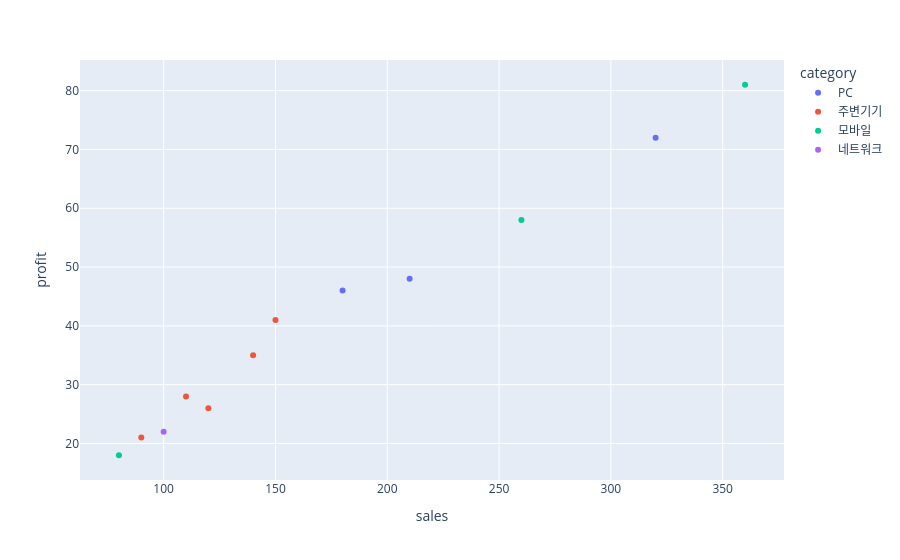

Notebook code cell kept with this figure:
### Code cell
fig = px.scatter(
    product_df,
    x='sales',
    y='profit',
    color='category',
    hover_name='product',
)

fig.show()

### Figure 1 — Plotly figure (JSON) as saved in the notebook; plotly's stock layout.template omitted (floating-point values rounded to 4 significant figures)
{"data": [{"hovertemplate": "<b>%{hovertext}</b><br><br>category=PC<br>sales=%{x}<br>profit=%{y}<extra></extra>", "hovertext": ["노트북", "모니터", "SSD"], "legendgroup": "PC", "marker": {"color": "#636efa", "symbol": "circle"}, "mode": "markers", "name": "PC", "orientation": "v", "showlegend": true, "x": [320, 210, 180], "xaxis": "x", "y": [72, 48, 46], "yaxis": "y", "type": "scatter"}, {"hovertemplate": "<b>%{hovertext}</b><br><br>category=주변기기<br>sales=%{x}<br>profit=%{y}<extra></extra>", "hovertext": ["키보드", "마우스", "헤드셋", "웹캠", "스피커"], "legendgroup": "주변기기", "marker": {"color": "#EF553B", "symbol": "circle"}, "mode": "markers", "name": "주변기기", "orientation": "v", "showlegend": true, "x": [150, 110, 140, 90, 120], "xaxis": "x", "y": [41, 28, 35, 21, 26], "yaxis": "y", "type": "scatter"}, {"hovertemplate": "<b>%{hovertext}</b><br><br>category=모바일<br>sales=%{x}<br>profit=%{y}<extra></extra>", "hovertext": ["태블릿", "스마트폰", "충전기"], "legendgroup": "모바일", "marker": {"color": "#00cc96", "symbol": "circle"}, "mode": "markers", "name": "모바일", "orientation": "v", "showlegend": true, "x": [260, 360, 80], "xaxis": "x", "y": [58, 81, 18], "yaxis": "y", "type": "scatter"}, {"hovertemplate": "<b>%{hovertext}</b><br><br>category=네트워크<br>sales=%{x}<br>profit=%{y}<extra></extra>", "hovertext": ["공유기"], "legendgroup": "네트워크", "marker": {"color": "#ab63fa", "symbol": "circle"}, "mode": "markers", "name": "네트워크", "orientation": "v", "showlegend": true, "x": [100], "xaxis": "x", "y": [22], "yaxis": "y", "type": "scatter"}], "layout": {"xaxis": {"anchor": "y", "domain": [0.0, 1.0], "title": {"text": "sales"}}, "yaxis": {"anchor": "x", "domain": [0.0, 1.0], "title": {"text": "profit"}}, "legend": {"title": {"text": "category"}, "tracegroupgap": 0}, "margin": {"t": 60}}}
